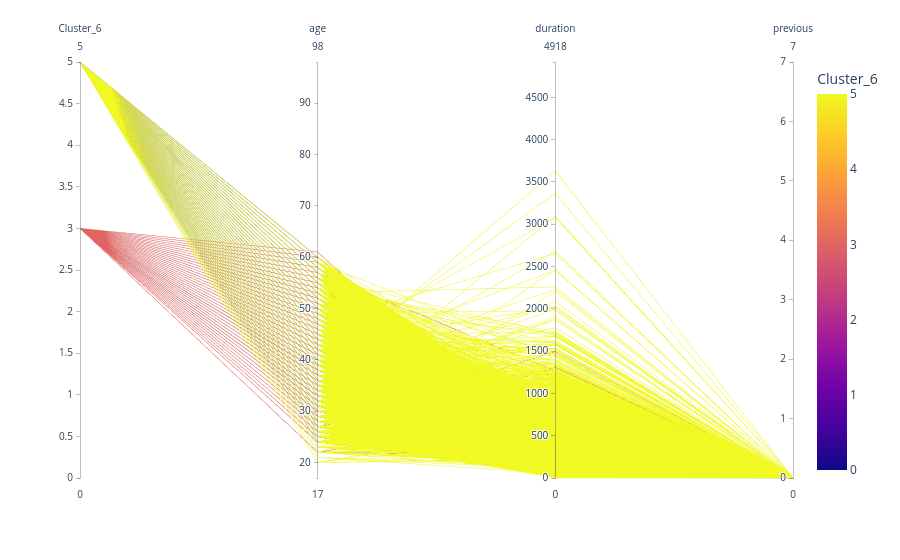

The cell this chart's notebook holds for it:
### Code cell
import pandas as pd
import plotly.express as px

# Create the parallel plot
fig = px.parallel_coordinates(X, color='Cluster_6', dimensions=['Cluster_6', 'age', 'duration', 'previous'])
fig.show()

### Figure 1 — Plotly figure (JSON) as saved in the notebook; plotly's stock layout.template omitted (floating-point values rounded to 4 significant figures; data arrays with more than 128 entries replaced by an {"elided": "..."} marker saying what was removed)
{"data": [{"dimensions": [{"label": "Cluster_6", "values": {"elided": "41188 int values"}}, {"label": "age", "values": {"elided": "41188 int values"}}, {"label": "duration", "values": {"elided": "41188 int values"}}, {"label": "previous", "values": {"elided": "41188 int values"}}], "domain": {"x": [0, 1], "y": [0, 1]}, "line": {"color": {"elided": "41188 int values"}, "coloraxis": "coloraxis"}, "name": "", "type": "parcoords"}], "layout": {"coloraxis": {"colorbar": {"title": {"text": "Cluster_6"}}, "colorscale": [[0, "#0d0887"], [0.1111, "#46039f"], [0.2222, "#7201a8"], [0.3333, "#9c179e"], [0.4444, "#bd3786"], [0.5556, "#d8576b"], [0.6667, "#ed7953"], [0.7778, "#fb9f3a"], [0.8889, "#fdca26"], [1, "#f0f921"]]}, "legend": {"tracegroupgap": 0}, "margin": {"t": 60}}}
